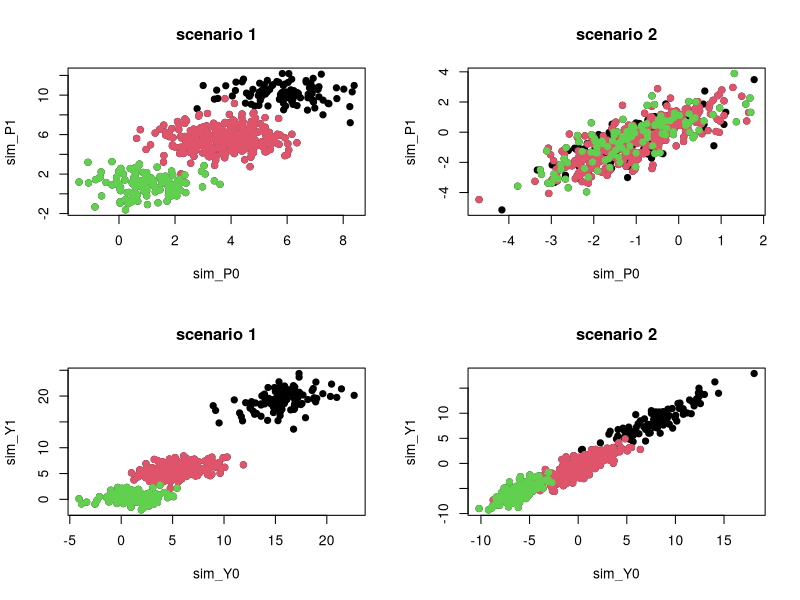
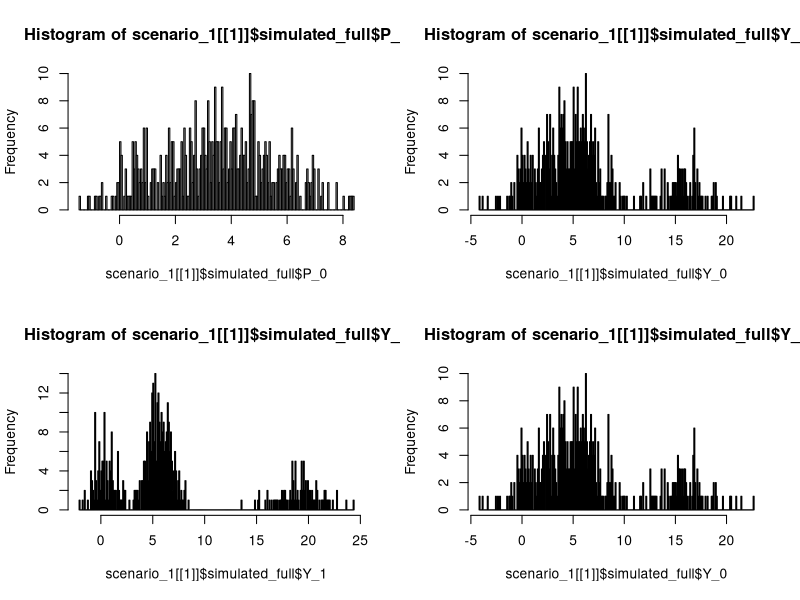

Here is the R script that generated these plots, in order:
n <- 500 # units for each sample
samples <- 10 # repetition of each setting (number of samples)


### simulation setting only binomials
sim_bin <- function(seed, n) {
  # set seed for reproducibility
  set.seed(seed)
  
  # covariates
  # 2 bernulli with prob=0.4 and prob=0.6 respectively
  X <- cbind(
    1,
    rbinom(n, 1, 0.4),
    rbinom(n, 1, 0.6)
  )
  
  # treatment
  # logit of a covariates function
  reg_T <- 0 + 0.4 * (X[, 2]) + 0.6 * (X[, 3])
  logit_T <- exp(reg_T) / (1 + exp(reg_T))
  Tr <- rbinom(n, 1, logit_T)
  
  #variabes for post-treatment
  beta_0 <- matrix(c(1, 2, 3), 3)
  beta_1 <- matrix(c(1, 4, 5), 3)
  sigma_0 <- 1
  sigma_1 <- 1
  
  # post-treatment variable
  P_0 <- rnorm(n, X %*% beta_0, sigma_0)
  P_1 <- rnorm(n, X %*% beta_1, sigma_1)
  
  P_obs <- P_0 * (Tr == 0) + P_1 * (Tr == 1)
  P_mis <- P_0 * (Tr == 1) + P_1 * (Tr == 0)
  
  X_0 <- X[Tr == 0, , drop = FALSE]
  X_1 <- X[Tr == 1, , drop = FALSE]
  P_T_0 <- P_0[Tr == 0]
  P_T_1 <- P_1[Tr == 1]
  
  # Cluster allocation
  V <- matrix(ifelse(X[,2] == 1 & X[,3] == 1, 1,
                     ifelse(X[,2] == 0 & X[,3] == 0, 3, 2)), 
              ncol = 1)
  
  # Variables for outcome
  eta_0 <- matrix(c(1,1.5,1.3,2,1,1.1,0.75,1,0.3,0.25,0.1,1), nrow=3, ncol=4, byrow=TRUE)
  eta_1 <- matrix(c(1,1,1,1,1,0.5,0.5,0.5,0.5,0.5,0.1,0.1,0.1,0.1,0.1), nrow=3, ncol=5, byrow=TRUE) #make values smaller
  sigma_y_0 <- matrix(c(1,2,1.5))
  sigma_y_1 <- matrix(c(2,0.5,1))
  
  # Outcome
  #create for every unit a mean vector 
  mean_vector_0 <- rowSums(cbind(X,P_0)*eta_0[V,])
  mean_vector_1 <- rowSums(cbind(X,P_0,P_1)*eta_1[V,])
  Y_0 <- rnorm(n,mean_vector_0, sqrt(sigma_y_0[V,]))
  Y_1 <- rnorm(n,mean_vector_1, sqrt(sigma_y_1[V,]))
  
  Y_obs <- Y_0 * (Tr == 0) + Y_1 * (Tr == 1)
  Y_mis <- Y_0 * (Tr == 1) + Y_1 * (Tr == 0)
  
  # save all the information as a list
  return(list(
    data = list(X = X, Tr = Tr, 
                P_obs = P_obs, 
                Y_obs = Y_obs, 
                X_0 = X_0, 
                X_1 = X_1,
                P_T_0 = P_T_0, 
                P_T_1 = P_T_1), # simulated data
    simulated_full = list(P_0 = P_0, P_1 = P_1, Y_0 = Y_0, Y_1 = Y_1),
    parameters = list(
      beta_0 = beta_0, beta_1 = beta_1, # true parameters
      sigma_0 = sigma_0, sigma_1 = sigma_1,
      eta_0 = eta_0, eta_1= eta_1,
      sigma_y_0 = sigma_y_0, sigma_y_1 = sigma_y_1,
      V = V
    )
  ))
}


sim_bin_cont <- function(seed, n) {
  # set seed for reproducibility
  set.seed(seed)

  # covariates
  # 2 bernulli with prob=0.4 and prob=0.6 respectively
  X <- cbind(
    1,
    rbinom(n, 1, 0.4),
    rbinom(n, 1, 0.6),
    rnorm(n, 0, 1),
    rnorm(n, 0, 0.5)
  )

  # treatment
  # logit of a covariates function
  reg_T <- 0 + 0.4 * (X[, 2]) + 0.6 * (X[, 3])
  logit_T <- exp(reg_T) / (1 + exp(reg_T))
  Tr <- rbinom(n, 1, logit_T)

  #variabes for post-treatment
  beta_0 <- matrix(c(-1, 0.5, 1.5), 3)
  beta_1 <- matrix(c(-0.5, 1, 1.8), 3)
  sigma_0 <- 0.5
  sigma_1 <- 0.5

  # post-treatment variable
  P_0 <- rnorm(n, X[,c(1,4,5)] %*% beta_0, sigma_0)
  P_1 <- rnorm(n, X[,c(1,4,5)] %*% beta_1, sigma_1)

  P_obs <- P_0 * (Tr == 0) + P_1 * (Tr == 1)
  P_mis <- P_0 * (Tr == 1) + P_1 * (Tr == 0)

  X_0 <- X[Tr == 0, , drop = FALSE]
  X_1 <- X[Tr == 1, , drop = FALSE]
  P_T_0 <- P_0[Tr == 0]
  P_T_1 <- P_1[Tr == 1]
  
  # Cluster allocation
  V <- matrix(ifelse(X[,2] == 1 & X[,3] == 1, 1,
                                  ifelse(X[,2] == 0 & X[,3] == 0, 3, 2)), 
                                  ncol = 1)
  
  # Variables for outcome
  eta_0 <- matrix(c(10,1.5,1.3,2,1,1.1,0.75,1,-5,0.25,0.1,1), nrow=3, ncol=4, byrow=TRUE)
  eta_1 <- matrix(c(10,1,1,1,1,0,0.8,0.5,0.5,0.5,-5,0.5,0.25,0.25,0.5), nrow=3, ncol=5, byrow=TRUE) #make values smaller
  sigma_y_0 <- matrix(c(0.5,0.5,0.5))
  sigma_y_1 <- matrix(c(0.5,0.5,0.5))
  
  # Outcome
  #create for every unit a mean vector 
  mean_vector_0 <- rowSums(cbind(X[,c(1,4,5)],P_0)*eta_0[V,])
  mean_vector_1 <- rowSums(cbind(X[,c(1,4,5)],P_0,P_1)*eta_1[V,])
  Y_0 <- rnorm(n,mean_vector_0, sqrt(sigma_y_0[V,]))
  Y_1 <- rnorm(n,mean_vector_1, sqrt(sigma_y_1[V,]))
  
  Y_obs <- Y_0 * (Tr == 0) + Y_1 * (Tr == 1)
  Y_mis <- Y_0 * (Tr == 1) + Y_1 * (Tr == 0)
  
  # save all the information as a list
  return(list(
    data = list(X = X, Tr = Tr, 
                P_obs = P_obs, 
                Y_obs = Y_obs, 
                X_0 = X_0, 
                X_1 = X_1,
                P_T_0 = P_T_0, 
                P_T_1 = P_T_1), # simulated data
    simulated_full = list(P_0 = P_0, P_1 = P_1, Y_0 = Y_0, Y_1 = Y_1),
    parameters = list(
      beta_0 = beta_0, beta_1 = beta_1, # true parameters
      sigma_0 = sigma_0, sigma_1 = sigma_1,
      eta_0 = eta_0, eta_1= eta_1,
      sigma_y_0 = sigma_y_0, sigma_y_1 = sigma_y_1,
      V = V
    )
  ))
}

# scenario 1:
#    solo binomiali che inducato sia clusters che regressione in P e Y
# -> cluster inducono eterogeneità sia su P che su Y
scenario_1 <- lapply(1:samples, function(c) sim_bin(seed = c, n = n))

# scenario 2:
#   2 binomiali pre creare i cluster
#   2 normali nella regressione di P e di Y
# -> cluster inducono eterogeneità solo su Y
scenario_2 <- lapply(1:samples, function(c) sim_bin_cont(seed = c, n = n))

plot_potential_P<-function(sim_P0, sim_P1, sim_V, n_scenario){
  plot(sim_P0,sim_P1, pch=19, main=paste0("scenario ", n_scenario))
  points(sim_P0[sim_V==2],
         sim_P1[sim_V==2], pch=19,
         col=2)
  points(sim_P0[sim_V==3],
         sim_P1[sim_V==3], pch=19,
         col=3)
}
plot_potential_Y<-function(sim_Y0, sim_Y1, sim_V, n_scenario){
  plot(sim_Y0,sim_Y1, pch=19, main=paste0("scenario ", n_scenario))
  points(sim_Y0[sim_V==2],
         sim_Y1[sim_V==2], pch=19,
         col=2)
  points(sim_Y0[sim_V==3],
         sim_Y1[sim_V==3], pch=19,
         col=3)
}

par(mfrow=c(2,2))
plot_potential_P(scenario_1[[1]]$simulated_full$P_0,
                 scenario_1[[1]]$simulated_full$P_1,
                 scenario_1[[1]]$parameters$V,
                 n_scenario=1)
plot_potential_P(scenario_2[[1]]$simulated_full$P_0,
                 scenario_2[[1]]$simulated_full$P_1,
                 scenario_2[[1]]$parameters$V,
                 n_scenario=2)

plot_potential_Y(scenario_1[[1]]$simulated_full$Y_0,
                 scenario_1[[1]]$simulated_full$Y_1,
                 scenario_1[[1]]$parameters$V,
                 n_scenario=1)
plot_potential_Y(scenario_2[[1]]$simulated_full$Y_0,
                 scenario_2[[1]]$simulated_full$Y_1,
                 scenario_2[[1]]$parameters$V,
                 n_scenario=2)



hist(scenario_1[[1]]$simulated_full$P_0, breaks = 200)
hist(scenario_1[[1]]$simulated_full$Y_0, breaks = 200)
hist(scenario_1[[1]]$simulated_full$Y_1, breaks = 200)
hist(scenario_1[[1]]$simulated_full$Y_0, breaks = 200)
